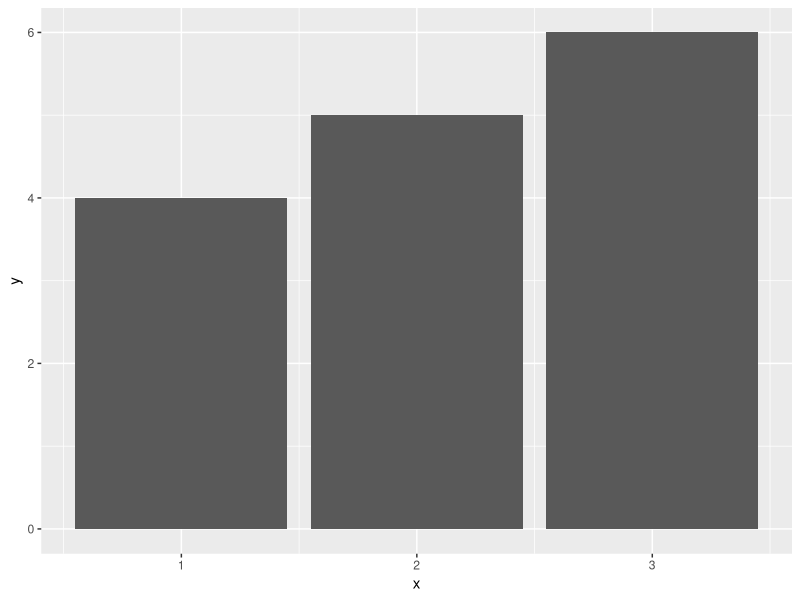

Source code (R):
library(ggplot2)
data <- data.frame(x=c(1,2,3), y=c(4,5,6))
p <- ggplot(data, aes(x, y)) + geom_bar(stat='identity')
ggsave('results/1f5387bd-8dda-4133-b5c3-4c19696cb921.png', plot=p)